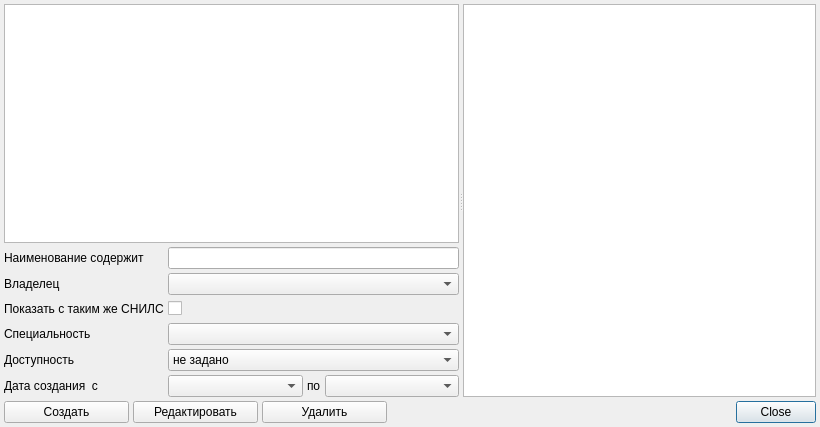
<?xml version="1.0" encoding="UTF-8"?>
<ui version="4.0">
 <class>RBActionTypeGroupList</class>
 <widget class="QDialog" name="RBActionTypeGroupList">
  <property name="geometry">
   <rect>
    <x>0</x>
    <y>0</y>
    <width>820</width>
    <height>427</height>
   </rect>
  </property>
  <property name="windowTitle">
   <string>Dialog</string>
  </property>
  <layout class="QGridLayout" name="gridLayout_2">
   <property name="margin">
    <number>4</number>
   </property>
   <property name="spacing">
    <number>4</number>
   </property>
   <item row="2" column="4">
    <widget class="QDialogButtonBox" name="buttonBox">
     <property name="orientation">
      <enum>Qt::Horizontal</enum>
     </property>
     <property name="standardButtons">
      <set>QDialogButtonBox::Close</set>
     </property>
    </widget>
   </item>
   <item row="2" column="0">
    <widget class="QPushButton" name="btnNewTemplate">
     <property name="sizePolicy">
      <sizepolicy hsizetype="Fixed" vsizetype="Fixed">
       <horstretch>0</horstretch>
       <verstretch>0</verstretch>
      </sizepolicy>
     </property>
     <property name="minimumSize">
      <size>
       <width>125</width>
       <height>0</height>
      </size>
     </property>
     <property name="text">
      <string>Создать</string>
     </property>
    </widget>
   </item>
   <item row="2" column="2">
    <widget class="QPushButton" name="btnDelTemplate">
     <property name="sizePolicy">
      <sizepolicy hsizetype="Fixed" vsizetype="Fixed">
       <horstretch>0</horstretch>
       <verstretch>0</verstretch>
      </sizepolicy>
     </property>
     <property name="minimumSize">
      <size>
       <width>125</width>
       <height>0</height>
      </size>
     </property>
     <property name="text">
      <string>Удалить</string>
     </property>
    </widget>
   </item>
   <item row="0" column="0" rowspan="2" colspan="5">
    <widget class="QSplitter" name="splitter">
     <property name="orientation">
      <enum>Qt::Horizontal</enum>
     </property>
     <widget class="QWidget" name="pnlLeft" native="true">
      <layout class="QGridLayout" name="gridLayout">
       <property name="margin">
        <number>0</number>
       </property>
       <property name="spacing">
        <number>4</number>
       </property>
       <item row="1" column="0">
        <widget class="QLabel" name="lblNameContains">
         <property name="text">
          <string>Наименование содержит</string>
         </property>
         <property name="buddy">
          <cstring>edtNameContains</cstring>
         </property>
        </widget>
       </item>
       <item row="1" column="1" colspan="3">
        <widget class="QLineEdit" name="edtNameContains"/>
       </item>
       <item row="2" column="0">
        <widget class="QLabel" name="lblCreatePerson">
         <property name="minimumSize">
          <size>
           <width>75</width>
           <height>18</height>
          </size>
         </property>
         <property name="layoutDirection">
          <enum>Qt::LeftToRight</enum>
         </property>
         <property name="text">
          <string>Владелец</string>
         </property>
         <property name="buddy">
          <cstring>cmbCreatePerson</cstring>
         </property>
        </widget>
       </item>
       <item row="3" column="0">
        <widget class="QLabel" name="lblSnils">
         <property name="minimumSize">
          <size>
           <width>75</width>
           <height>18</height>
          </size>
         </property>
         <property name="layoutDirection">
          <enum>Qt::LeftToRight</enum>
         </property>
         <property name="text">
          <string>Показать с таким же СНИЛС</string>
         </property>
         <property name="buddy">
          <cstring>chkSnils</cstring>
         </property>
        </widget>
       </item>
       <item row="4" column="0">
        <widget class="QLabel" name="lblSpeciality">
         <property name="minimumSize">
          <size>
           <width>116</width>
           <height>18</height>
          </size>
         </property>
         <property name="layoutDirection">
          <enum>Qt::LeftToRight</enum>
         </property>
         <property name="text">
          <string>Специальность</string>
         </property>
         <property name="buddy">
          <cstring>cmbSpeciality</cstring>
         </property>
        </widget>
       </item>
       <item row="5" column="0">
        <widget class="QLabel" name="lblAccess">
         <property name="minimumSize">
          <size>
           <width>44</width>
           <height>18</height>
          </size>
         </property>
         <property name="layoutDirection">
          <enum>Qt::LeftToRight</enum>
         </property>
         <property name="text">
          <string>Доступность</string>
         </property>
         <property name="buddy">
          <cstring>cmbAccess</cstring>
         </property>
        </widget>
       </item>
       <item row="5" column="1" colspan="3">
        <widget class="CComboBoxWithKeyEventHandler" name="cmbAccess">
         <property name="sizePolicy">
          <sizepolicy hsizetype="MinimumExpanding" vsizetype="Fixed">
           <horstretch>0</horstretch>
           <verstretch>0</verstretch>
          </sizepolicy>
         </property>
         <property name="layoutDirection">
          <enum>Qt::LeftToRight</enum>
         </property>
         <item>
          <property name="text">
           <string>не задано</string>
          </property>
         </item>
         <item>
          <property name="text">
           <string>всем</string>
          </property>
         </item>
         <item>
          <property name="text">
           <string>по специальности</string>
          </property>
         </item>
         <item>
          <property name="text">
           <string>владельцу</string>
          </property>
         </item>
        </widget>
       </item>
       <item row="6" column="0">
        <widget class="QLabel" name="lblBegCreateDate">
         <property name="text">
          <string>Дата создания  с</string>
         </property>
         <property name="buddy">
          <cstring>edtBegCreateDate</cstring>
         </property>
        </widget>
       </item>
       <item row="6" column="1">
        <widget class="CDateEdit" name="edtBegCreateDate">
         <property name="sizePolicy">
          <sizepolicy hsizetype="MinimumExpanding" vsizetype="Fixed">
           <horstretch>0</horstretch>
           <verstretch>0</verstretch>
          </sizepolicy>
         </property>
        </widget>
       </item>
       <item row="6" column="2">
        <widget class="QLabel" name="lblEndCreateDate">
         <property name="text">
          <string>по</string>
         </property>
         <property name="buddy">
          <cstring>edtEndCreateDate</cstring>
         </property>
        </widget>
       </item>
       <item row="6" column="3">
        <widget class="CDateEdit" name="edtEndCreateDate">
         <property name="sizePolicy">
          <sizepolicy hsizetype="MinimumExpanding" vsizetype="Fixed">
           <horstretch>0</horstretch>
           <verstretch>0</verstretch>
          </sizepolicy>
         </property>
        </widget>
       </item>
       <item row="0" column="0" colspan="4">
        <widget class="CTableView" name="tblActionTypeGroups">
         <property name="sizePolicy">
          <sizepolicy hsizetype="Expanding" vsizetype="Expanding">
           <horstretch>0</horstretch>
           <verstretch>0</verstretch>
          </sizepolicy>
         </property>
        </widget>
       </item>
       <item row="2" column="1" colspan="3">
        <widget class="CPersonWithOrgListComboBoxEx" name="cmbCreatePerson">
         <property name="sizePolicy">
          <sizepolicy hsizetype="MinimumExpanding" vsizetype="Fixed">
           <horstretch>0</horstretch>
           <verstretch>0</verstretch>
          </sizepolicy>
         </property>
         <property name="layoutDirection">
          <enum>Qt::LeftToRight</enum>
         </property>
        </widget>
       </item>
       <item row="4" column="1" colspan="3">
        <widget class="CRBComboBox" name="cmbSpeciality">
         <property name="sizePolicy">
          <sizepolicy hsizetype="MinimumExpanding" vsizetype="Fixed">
           <horstretch>0</horstretch>
           <verstretch>0</verstretch>
          </sizepolicy>
         </property>
         <property name="layoutDirection">
          <enum>Qt::LeftToRight</enum>
         </property>
        </widget>
       </item>
       <item row="3" column="1" colspan="2">
        <widget class="QCheckBox" name="chkSnils">
         <property name="text">
          <string/>
         </property>
        </widget>
       </item>
       <item row="3" column="3">
        <spacer name="horizontalSpacer_2">
         <property name="orientation">
          <enum>Qt::Horizontal</enum>
         </property>
         <property name="sizeHint" stdset="0">
          <size>
           <width>40</width>
           <height>20</height>
          </size>
         </property>
        </spacer>
       </item>
      </layout>
     </widget>
     <widget class="CTableView" name="tblActionTypeGroupItems"/>
    </widget>
   </item>
   <item row="2" column="1">
    <widget class="QPushButton" name="btnEditTemplate">
     <property name="sizePolicy">
      <sizepolicy hsizetype="Fixed" vsizetype="Fixed">
       <horstretch>0</horstretch>
       <verstretch>0</verstretch>
      </sizepolicy>
     </property>
     <property name="minimumSize">
      <size>
       <width>125</width>
       <height>0</height>
      </size>
     </property>
     <property name="text">
      <string>Редактировать</string>
     </property>
    </widget>
   </item>
   <item row="2" column="3">
    <spacer name="horizontalSpacer">
     <property name="orientation">
      <enum>Qt::Horizontal</enum>
     </property>
     <property name="sizeHint" stdset="0">
      <size>
       <width>40</width>
       <height>20</height>
      </size>
     </property>
    </spacer>
   </item>
  </layout>
 </widget>
 <customwidgets>
  <customwidget>
   <class>CTableView</class>
   <extends>QTableView</extends>
   <header>library/TableView.h</header>
  </customwidget>
  <customwidget>
   <class>CPersonWithOrgListComboBoxEx</class>
   <extends>QComboBox</extends>
   <header>Orgs/PersonComboBoxEx.h</header>
  </customwidget>
  <customwidget>
   <class>CRBComboBox</class>
   <extends>QComboBox</extends>
   <header>library/crbcombobox.h</header>
  </customwidget>
  <customwidget>
   <class>CDateEdit</class>
   <extends>QComboBox</extends>
   <header>library/DateEdit.h</header>
  </customwidget>
  <customwidget>
   <class>CComboBoxWithKeyEventHandler</class>
   <extends>QComboBox</extends>
   <header>RefBooks/ActionTypeGroup/ComboBoxWithEventHandler.h</header>
  </customwidget>
 </customwidgets>
 <tabstops>
  <tabstop>tblActionTypeGroups</tabstop>
  <tabstop>edtNameContains</tabstop>
  <tabstop>cmbCreatePerson</tabstop>
  <tabstop>chkSnils</tabstop>
  <tabstop>cmbSpeciality</tabstop>
  <tabstop>cmbAccess</tabstop>
  <tabstop>edtBegCreateDate</tabstop>
  <tabstop>edtEndCreateDate</tabstop>
  <tabstop>tblActionTypeGroupItems</tabstop>
  <tabstop>btnNewTemplate</tabstop>
  <tabstop>btnEditTemplate</tabstop>
  <tabstop>btnDelTemplate</tabstop>
  <tabstop>buttonBox</tabstop>
 </tabstops>
 <resources/>
 <connections>
  <connection>
   <sender>buttonBox</sender>
   <signal>accepted()</signal>
   <receiver>RBActionTypeGroupList</receiver>
   <slot>accept()</slot>
   <hints>
    <hint type="sourcelabel">
     <x>815</x>
     <y>422</y>
    </hint>
    <hint type="destinationlabel">
     <x>157</x>
     <y>274</y>
    </hint>
   </hints>
  </connection>
  <connection>
   <sender>buttonBox</sender>
   <signal>rejected()</signal>
   <receiver>RBActionTypeGroupList</receiver>
   <slot>reject()</slot>
   <hints>
    <hint type="sourcelabel">
     <x>815</x>
     <y>422</y>
    </hint>
    <hint type="destinationlabel">
     <x>286</x>
     <y>274</y>
    </hint>
   </hints>
  </connection>
 </connections>
 <designerdata>
  <property name="gridDeltaX">
   <number>10</number>
  </property>
  <property name="gridDeltaY">
   <number>10</number>
  </property>
  <property name="gridSnapX">
   <bool>false</bool>
  </property>
  <property name="gridSnapY">
   <bool>false</bool>
  </property>
  <property name="gridVisible">
   <bool>true</bool>
  </property>
 </designerdata>
</ui>
